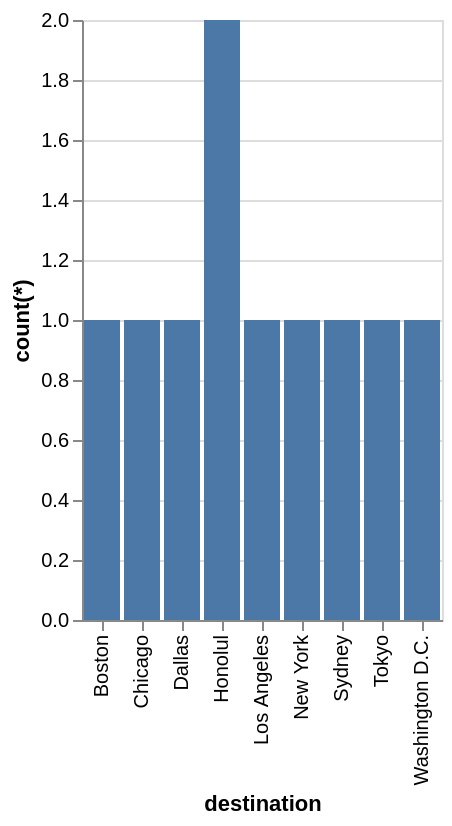

Here is the Vega-Lite specification saved for this chart:
### Vega-Lite specification from a JSON file in a GitHub repository (floating-point values rounded to 4 significant figures)
{"data": {"values": [{"x_data": "Boston", "y_data": 1}, {"x_data": "Chicago", "y_data": 1}, {"x_data": "Dallas", "y_data": 1}, {"x_data": "Honolul", "y_data": 2}, {"x_data": "Los Angeles", "y_data": 1}, {"x_data": "New York", "y_data": 1}, {"x_data": "Sydney", "y_data": 1}, {"x_data": "Tokyo", "y_data": 1}, {"x_data": "Washington D.C.", "y_data": 1}]}, "mark": "bar", "encoding": {"x": {"field": "x_data", "type": "nominal", "title": "destination", "sort": "ascending"}, "y": {"field": "y_data", "type": "quantitative", "title": "count(*)"}}}
